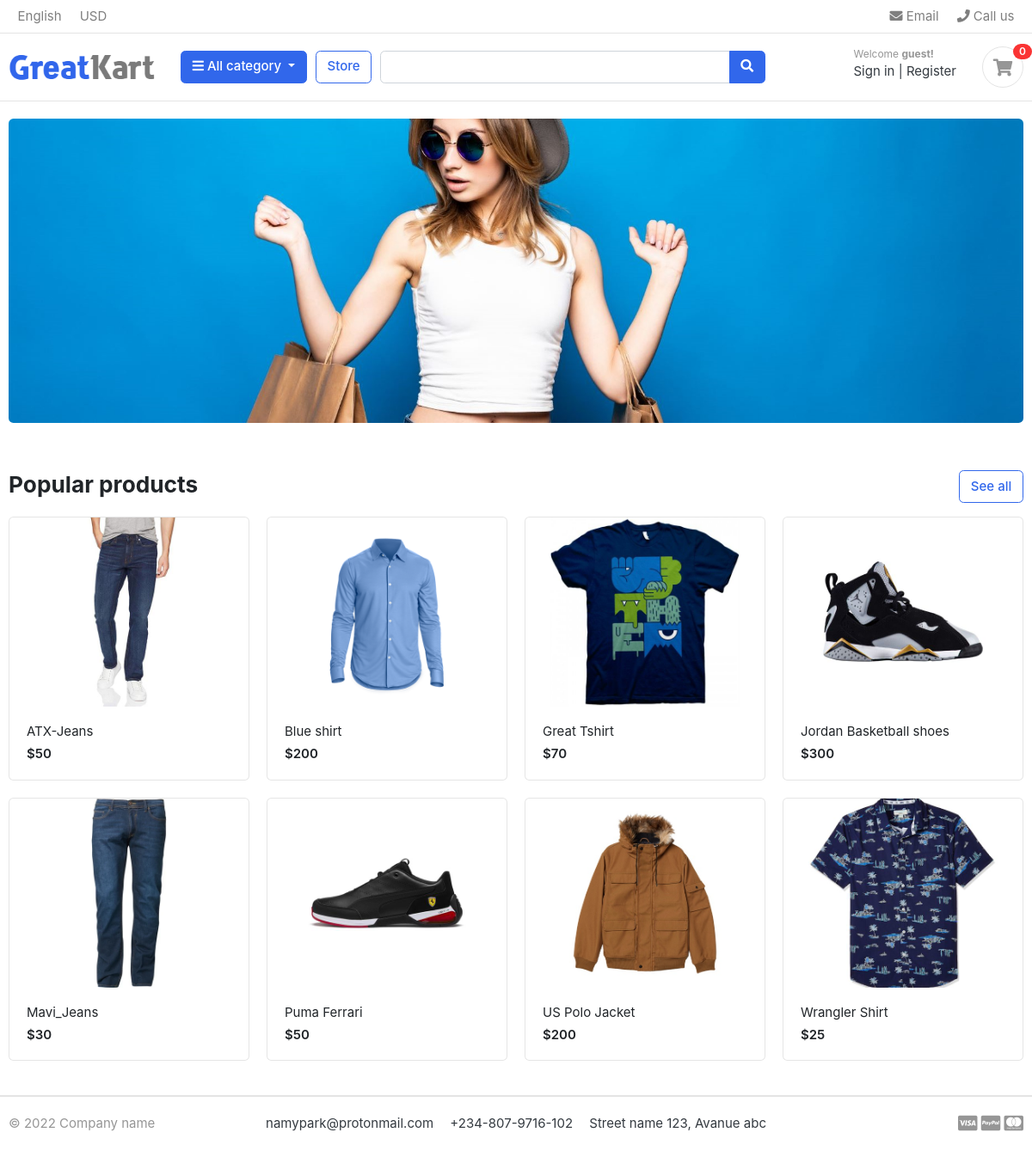
The page / on the database its author committed.
### store/models.py (models this page shows, shortened)
class Product(models.Model):
    product_name = models.CharField(max_length=200, unique=True)
    description = models.TextField(max_length=200, null=True)
    slug = models.SlugField(max_length=200, unique=True)
    price = models.IntegerField()
    images = models.ImageField(upload_to="photos/products")
    stock = models.IntegerField()
    is_available = models.BooleanField(default=True)
    category = models.ForeignKey(Category, on_delete=models.CASCADE, null=True)
    created_date = models.DateTimeField(auto_now_add=True)
    modified_date = models.DateTimeField(auto_now=True)
    def get_absolute_url(self):
        return reverse(
            "product_detail",
            kwargs={"product_slug": self.slug, "category_slug": self.category.slug},
        )

### ecommerce/views.py (the view)
# urls.py: urlpatterns = [path("", views.index, name="index")]
def index(request):
    products = Product.objects.filter(is_available=True)
    context = {"products": products}
    return render(request, "ecommerce/index.html", context)

### carts/context_processors.py (called while the page is built)
def cart_quantity(request):
    quantity = 0
    if "admin" in request.path:
        return {}
    else:
        try:
            cart = Cart.objects.filter(cart_id=_cart_id(request))
            if request.user.is_authenticated:
                cart_items = CartItem.objects.all().filter(user=request.user)
            else:
                cart_items = CartItem.objects.all().filter(cart=cart[:1])
            for item in cart_items:
                quantity += item.quantity
        except Cart.DoesNotExist:
            quantity = 0
    return {"quantity": quantity}

### carts/views.py (called while the page is built)
def _cart_id(request):
    cart = request.session.session_key
    if not cart:
        cart = request.session.create()
    return cart

### category/context_processors.py (called while the page is built)
def menu_links(request):
    links = Category.objects.all()
    return dict(links=links)

### category/models.py (called while the page is built)
    def get_absolute_url(self):
        return reverse("products_by_category", kwargs={"category_slug": self.slug})

### ecommerce/templates/ecommerce/index.html
{% extends 'ecommerce/base.html' %} {% load static %} {% block content %}
<section class="section-intro padding-y-sm">
  <div class="container">
    <div class="intro-banner-wrap">
      <img
        src="{% static 'images/banners/cover.jpg' %}"
        class="img-fluid rounded"
      />
    </div>
  </div>
</section>
<section class="section-name padding-y-sm">
  <div class="container">
    <header class="section-heading">
      <a href="{% url 'store' %}" class="btn btn-outline-primary float-right"
        >See all</a
      >
      <h3 class="section-title">Popular products</h3>
    </header>
    <div class="row">
      {% for product in products %}
      <div class="col-md-3">
        <div class="card card-product-grid">
          <a href="{{ product.get_absolute_url }}" class="img-wrap">
            <img src="{{ product.images.url }}" />
          </a>
          <figcaption class="info-wrap">
            <a href="{{ product.get_absolute_url }}" class="title"
              >{{ product.product_name }}</a
            >
            <div class="price mt-1">${{ product.price }}</div>
          </figcaption>
        </div>
      </div>
      {% endfor %}
    </div>
  </div>
</section>
{% endblock %}

### ecommerce/static/css/ui.css (style rules this page uses)
html { font-family: "Inter", sans-serif; font-size: 15px; }
.img-wrap { text-align: center; display: block; }
.img-wrap img { max-width: 100%; }
.padding-y-sm { padding-top: 20px; padding-bottom: 20px; }
.section-heading { margin-bottom: 20px; margin-top: 15px; }
.section-title { color: #212529; }
[class*=card-product] a.title { color: #212529; display: block; }
[class*=card-product] .img-wrap { overflow: hidden; position: relative; }
[class*=card-product] .img-wrap img { height: 100%; max-width: 100%; width: auto; display: inline-block; -o-object-fit: cover; object-fit: cover; }
.card-product-grid { margin-bottom: 20px; }
.card-product-grid .img-wrap { border-radius: 0.2rem 0.2rem 0 0; height: 220px; }
.card-product-grid .info-wrap { overflow: hidden; padding: 18px 20px; }
.card .img-wrap { overflow: hidden; }
.price { font-weight: 600; color: #212529; }

### rows shown on the page
Product: images (picture), product_name "ATX-Jeans", price "50"
Product: images (picture), product_name "Blue shirt", price "200"
Product: images (picture), product_name "Great Tshirt", price "70"
Product: images (picture), product_name "Jordan Basketball shoes", price "300"
Product: images (picture), product_name "Mavi_Jeans", price "30"
Product: images (picture), product_name "Puma Ferrari", price "50"
Product: images (picture), product_name "US Polo Jacket", price "200"
Product: images (picture), product_name "Wrangler Shirt", price "25"
